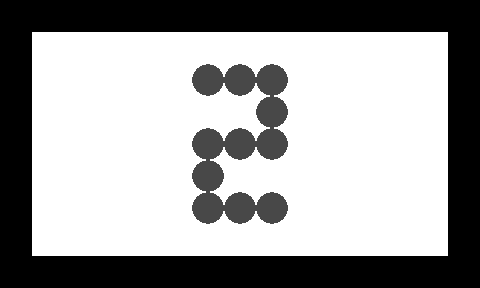

This game map was drawn from its Tiled (.tmx) file and the tilesets committed beside it. A one-line description and the full map source follow:
An orthogonal 15x9 tile map with 32x32 px tiles, 2 tile layers (1, 2).

<map version="1.0" orientation="orthogonal" width="15" height="9" tilewidth="32" tileheight="32">
 <tileset firstgid="1" name="n_tiles1" tilewidth="32" tileheight="32">
  <image source="../../images/map/common/n_tiles1.png" width="128" height="64" />
 </tileset>
 <layer name="1" width="15" height="9">
  <data encoding="csv">
1,1,1,1,1,1,1,1,1,1,1,1,1,1,1,
1,1,1,1,1,1,1,1,1,1,1,1,1,1,1,
1,1,1,1,1,1,1,1,1,1,1,1,1,1,1,
1,1,1,1,1,1,1,1,1,1,1,1,1,1,1,
1,1,1,1,1,1,1,1,1,1,1,1,1,1,1,
1,1,1,1,1,1,1,1,1,1,1,1,1,1,1,
1,1,1,1,1,1,1,1,1,1,1,1,1,1,1,
1,1,1,1,1,1,1,1,1,1,1,1,1,1,1,
1,1,1,1,1,1,1,1,1,1,1,1,1,1,1
</data>
 </layer>
 <layer name="2" width="15" height="9">
  <data encoding="csv">
2,2,2,2,2,2,2,2,2,2,2,2,2,2,2,
2,0,0,0,0,0,0,0,0,0,0,0,0,0,2,
2,0,0,0,0,0,3,3,3,0,0,0,0,0,2,
2,0,0,0,0,0,0,0,3,0,0,0,0,0,2,
2,0,0,0,0,0,3,3,3,0,0,0,0,0,2,
2,0,0,0,0,0,3,0,0,0,0,0,0,0,2,
2,0,0,0,0,0,3,3,3,0,0,0,0,0,2,
2,0,0,0,0,0,0,0,0,0,0,0,0,0,2,
2,2,2,2,2,2,2,2,2,2,2,2,2,2,2
</data>
 </layer>
</map>
